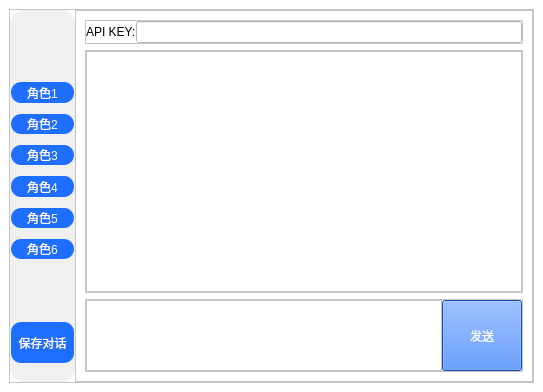
<?xml version="1.0" encoding="UTF-8"?>
<ui version="4.0">
 <class>ChatBot</class>
 <widget class="QMainWindow" name="ChatBot">
  <property name="geometry">
   <rect>
    <x>0</x>
    <y>0</y>
    <width>543</width>
    <height>392</height>
   </rect>
  </property>
  <property name="windowTitle">
   <string>GPT-3.5对话程序</string>
  </property>
  <property name="windowIcon">
   <iconset>
    <normaloff>../2.0/icons8-chatgpt_1.ico</normaloff>../2.0/icons8-chatgpt_1.ico</iconset>
  </property>
  <widget class="QWidget" name="centralwidget">
   <property name="sizePolicy">
    <sizepolicy hsizetype="Expanding" vsizetype="Expanding">
     <horstretch>0</horstretch>
     <verstretch>0</verstretch>
    </sizepolicy>
   </property>
   <property name="styleSheet">
    <string notr="true">QWidget {
background-color: #ffffff;
}
</string>
   </property>
   <layout class="QGridLayout" name="gridLayout">
    <item row="0" column="0">
     <widget class="QFrame" name="main_frame">
      <property name="sizePolicy">
       <sizepolicy hsizetype="Expanding" vsizetype="Expanding">
        <horstretch>1</horstretch>
        <verstretch>0</verstretch>
       </sizepolicy>
      </property>
      <property name="styleSheet">
       <string notr="true">QFrame {
background-color: #ffffff;
}
</string>
      </property>
      <property name="frameShape">
       <enum>QFrame::StyledPanel</enum>
      </property>
      <property name="frameShadow">
       <enum>QFrame::Raised</enum>
      </property>
      <layout class="QHBoxLayout" name="horizontalLayout">
       <property name="spacing">
        <number>0</number>
       </property>
       <property name="leftMargin">
        <number>0</number>
       </property>
       <property name="topMargin">
        <number>0</number>
       </property>
       <property name="rightMargin">
        <number>0</number>
       </property>
       <property name="bottomMargin">
        <number>0</number>
       </property>
       <item>
        <widget class="QFrame" name="button_frame">
         <property name="sizePolicy">
          <sizepolicy hsizetype="Expanding" vsizetype="Expanding">
           <horstretch>2</horstretch>
           <verstretch>0</verstretch>
          </sizepolicy>
         </property>
         <property name="styleSheet">
          <string notr="true">QFrame {
background-color: #f0f0f0;
border-radius: 14px;

}
</string>
         </property>
         <property name="frameShape">
          <enum>QFrame::StyledPanel</enum>
         </property>
         <property name="frameShadow">
          <enum>QFrame::Raised</enum>
         </property>
         <layout class="QVBoxLayout" name="verticalLayout_2">
          <property name="spacing">
           <number>11</number>
          </property>
          <property name="leftMargin">
           <number>1</number>
          </property>
          <property name="topMargin">
           <number>0</number>
          </property>
          <property name="rightMargin">
           <number>1</number>
          </property>
          <property name="bottomMargin">
           <number>19</number>
          </property>
          <item>
           <widget class="QFrame" name="frame_2">
            <property name="sizePolicy">
             <sizepolicy hsizetype="Preferred" vsizetype="Preferred">
              <horstretch>0</horstretch>
              <verstretch>3</verstretch>
             </sizepolicy>
            </property>
            <property name="styleSheet">
             <string notr="true">border-image: url(:/img/ChatGPT_logo.svg.png);</string>
            </property>
            <property name="frameShape">
             <enum>QFrame::StyledPanel</enum>
            </property>
            <property name="frameShadow">
             <enum>QFrame::Raised</enum>
            </property>
            <property name="lineWidth">
             <number>5</number>
            </property>
           </widget>
          </item>
          <item>
           <widget class="QPushButton" name="chButton_1">
            <property name="sizePolicy">
             <sizepolicy hsizetype="Minimum" vsizetype="Expanding">
              <horstretch>0</horstretch>
              <verstretch>1</verstretch>
             </sizepolicy>
            </property>
            <property name="styleSheet">
             <string notr="true">QPushButton {
    background-color: #1e6fff;
    border-radius: 10px;
	font:10pt &quot;Microsoft YaHei UI&quot;;
	color: #ffffff;	
}
QPushButton:hover {
	font:10pt &quot;Microsoft YaHei UI&quot;;
    background-color: #5391ff;
    border-radius: 10px;
	color: #ffffff;	
}
QPushButton:pressed {
	font:10pt &quot;Microsoft YaHei UI&quot;;
    background-color: #1b65eb;
    border-radius: 10px;
	color: #ffffff;	
}</string>
            </property>
            <property name="text">
             <string>角色1</string>
            </property>
           </widget>
          </item>
          <item>
           <widget class="QPushButton" name="chButton_2">
            <property name="sizePolicy">
             <sizepolicy hsizetype="Minimum" vsizetype="Expanding">
              <horstretch>0</horstretch>
              <verstretch>1</verstretch>
             </sizepolicy>
            </property>
            <property name="styleSheet">
             <string notr="true">QPushButton {
    background-color: #1e6fff;
    border-radius: 10px;
	font:10pt &quot;Microsoft YaHei UI&quot;;
	color: #ffffff;	
}
QPushButton:hover {
	font:10pt &quot;Microsoft YaHei UI&quot;;
    background-color: #5391ff;
    border-radius: 10px;
	color: #ffffff;	
}
QPushButton:pressed {
	font:10pt &quot;Microsoft YaHei UI&quot;;
    background-color: #1b65eb;
    border-radius: 10px;
	color: #ffffff;	
}</string>
            </property>
            <property name="text">
             <string>角色2</string>
            </property>
           </widget>
          </item>
          <item>
           <widget class="QPushButton" name="chButton_3">
            <property name="sizePolicy">
             <sizepolicy hsizetype="Minimum" vsizetype="Expanding">
              <horstretch>0</horstretch>
              <verstretch>1</verstretch>
             </sizepolicy>
            </property>
            <property name="styleSheet">
             <string notr="true">QPushButton {
    background-color: #1e6fff;
    border-radius: 10px;
	font:10pt &quot;Microsoft YaHei UI&quot;;
	color: #ffffff;	
}
QPushButton:hover {
	font:10pt &quot;Microsoft YaHei UI&quot;;
    background-color: #5391ff;
    border-radius: 10px;
	color: #ffffff;	
}
QPushButton:pressed {
	font:10pt &quot;Microsoft YaHei UI&quot;;
    background-color: #1b65eb;
    border-radius: 10px;
	color: #ffffff;	
}</string>
            </property>
            <property name="text">
             <string>角色3</string>
            </property>
           </widget>
          </item>
          <item>
           <widget class="QPushButton" name="chButton_4">
            <property name="sizePolicy">
             <sizepolicy hsizetype="Minimum" vsizetype="Expanding">
              <horstretch>0</horstretch>
              <verstretch>1</verstretch>
             </sizepolicy>
            </property>
            <property name="styleSheet">
             <string notr="true">QPushButton {
    background-color: #1e6fff;
    border-radius: 10px;
	font:10pt &quot;Microsoft YaHei UI&quot;;
	color: #ffffff;	
}
QPushButton:hover {
	font:10pt &quot;Microsoft YaHei UI&quot;;
    background-color: #5391ff;
    border-radius: 10px;
	color: #ffffff;	
}
QPushButton:pressed {
	font:10pt &quot;Microsoft YaHei UI&quot;;
    background-color: #1b65eb;
    border-radius: 10px;
	color: #ffffff;	
}</string>
            </property>
            <property name="text">
             <string>角色4</string>
            </property>
           </widget>
          </item>
          <item>
           <widget class="QPushButton" name="chButton_5">
            <property name="sizePolicy">
             <sizepolicy hsizetype="Minimum" vsizetype="Expanding">
              <horstretch>0</horstretch>
              <verstretch>1</verstretch>
             </sizepolicy>
            </property>
            <property name="styleSheet">
             <string notr="true">QPushButton {
    background-color: #1e6fff;
    border-radius: 10px;
	font:10pt &quot;Microsoft YaHei UI&quot;;
	color: #ffffff;	
}
QPushButton:hover {
	font:10pt &quot;Microsoft YaHei UI&quot;;
    background-color: #5391ff;
    border-radius: 10px;
	color: #ffffff;	
}
QPushButton:pressed {
	font:10pt &quot;Microsoft YaHei UI&quot;;
    background-color: #1b65eb;
    border-radius: 10px;
	color: #ffffff;	
}</string>
            </property>
            <property name="text">
             <string>角色5</string>
            </property>
           </widget>
          </item>
          <item>
           <widget class="QPushButton" name="chButton_6">
            <property name="sizePolicy">
             <sizepolicy hsizetype="Minimum" vsizetype="Expanding">
              <horstretch>0</horstretch>
              <verstretch>1</verstretch>
             </sizepolicy>
            </property>
            <property name="styleSheet">
             <string notr="true">QPushButton {
    background-color: #1e6fff;
    border-radius: 10px;
	font:10pt &quot;Microsoft YaHei UI&quot;;
	color: #ffffff;	
}
QPushButton:hover {
	font:10pt &quot;Microsoft YaHei UI&quot;;
    background-color: #5391ff;
    border-radius: 10px;
	color: #ffffff;	
}
QPushButton:pressed {
	font:10pt &quot;Microsoft YaHei UI&quot;;
    background-color: #1b65eb;
    border-radius: 10px;
	color: #ffffff;	
}</string>
            </property>
            <property name="text">
             <string>角色6</string>
            </property>
           </widget>
          </item>
          <item>
           <widget class="QFrame" name="frame">
            <property name="sizePolicy">
             <sizepolicy hsizetype="Preferred" vsizetype="Expanding">
              <horstretch>0</horstretch>
              <verstretch>2</verstretch>
             </sizepolicy>
            </property>
            <property name="frameShape">
             <enum>QFrame::StyledPanel</enum>
            </property>
            <property name="frameShadow">
             <enum>QFrame::Raised</enum>
            </property>
           </widget>
          </item>
          <item>
           <widget class="QPushButton" name="savebutton">
            <property name="sizePolicy">
             <sizepolicy hsizetype="Minimum" vsizetype="Expanding">
              <horstretch>0</horstretch>
              <verstretch>2</verstretch>
             </sizepolicy>
            </property>
            <property name="styleSheet">
             <string notr="true">QPushButton {
	font:12pt &quot;Microsoft YaHei UI&quot;;
    background-color: #1e6fff;
    border-radius: 10px;
	color: #ffffff;	
}
QPushButton:hover {
	font:12pt &quot;Microsoft YaHei UI&quot;;
    background-color: #5391ff;
    border-radius: 10px;
	color: #ffffff;	
}
QPushButton:pressed {
	font:12pt &quot;Microsoft YaHei UI&quot;;
    background-color: #1b65eb;
    border-radius: 10px;
	color: #ffffff;	
}</string>
            </property>
            <property name="text">
             <string>保存对话</string>
            </property>
           </widget>
          </item>
         </layout>
        </widget>
       </item>
       <item>
        <widget class="QFrame" name="right_frame">
         <property name="sizePolicy">
          <sizepolicy hsizetype="Expanding" vsizetype="Expanding">
           <horstretch>14</horstretch>
           <verstretch>0</verstretch>
          </sizepolicy>
         </property>
         <property name="styleSheet">
          <string notr="true">QFrame {
background-color: #ffffff;
}
</string>
         </property>
         <property name="frameShape">
          <enum>QFrame::StyledPanel</enum>
         </property>
         <property name="frameShadow">
          <enum>QFrame::Raised</enum>
         </property>
         <layout class="QVBoxLayout" name="verticalLayout">
          <item>
           <widget class="QFrame" name="top_frame">
            <property name="sizePolicy">
             <sizepolicy hsizetype="Preferred" vsizetype="Expanding">
              <horstretch>0</horstretch>
              <verstretch>1</verstretch>
             </sizepolicy>
            </property>
            <property name="frameShape">
             <enum>QFrame::StyledPanel</enum>
            </property>
            <property name="frameShadow">
             <enum>QFrame::Raised</enum>
            </property>
            <layout class="QGridLayout" name="gridLayout_3">
             <property name="leftMargin">
              <number>0</number>
             </property>
             <property name="topMargin">
              <number>0</number>
             </property>
             <property name="rightMargin">
              <number>0</number>
             </property>
             <property name="bottomMargin">
              <number>0</number>
             </property>
             <property name="spacing">
              <number>0</number>
             </property>
             <item row="0" column="0">
              <widget class="QLabel" name="label">
               <property name="text">
                <string>API KEY:</string>
               </property>
              </widget>
             </item>
             <item row="0" column="1">
              <widget class="QLineEdit" name="apikey_edit"/>
             </item>
            </layout>
           </widget>
          </item>
          <item>
           <widget class="QFrame" name="text_frame">
            <property name="sizePolicy">
             <sizepolicy hsizetype="Preferred" vsizetype="Expanding">
              <horstretch>0</horstretch>
              <verstretch>20</verstretch>
             </sizepolicy>
            </property>
            <property name="frameShape">
             <enum>QFrame::StyledPanel</enum>
            </property>
            <property name="frameShadow">
             <enum>QFrame::Raised</enum>
            </property>
            <layout class="QGridLayout" name="gridLayout_4">
             <property name="leftMargin">
              <number>0</number>
             </property>
             <property name="topMargin">
              <number>0</number>
             </property>
             <property name="rightMargin">
              <number>0</number>
             </property>
             <property name="bottomMargin">
              <number>0</number>
             </property>
             <property name="spacing">
              <number>0</number>
             </property>
             <item row="0" column="0">
              <widget class="QPlainTextEdit" name="plainTextEdit">
               <property name="styleSheet">
                <string notr="true">QPlainTextEdit { 
font:12pt &quot;Microsoft YaHei UI&quot;;
}</string>
               </property>
              </widget>
             </item>
            </layout>
           </widget>
          </item>
          <item>
           <widget class="QFrame" name="entry_frame">
            <property name="sizePolicy">
             <sizepolicy hsizetype="Preferred" vsizetype="Expanding">
              <horstretch>0</horstretch>
              <verstretch>6</verstretch>
             </sizepolicy>
            </property>
            <property name="frameShape">
             <enum>QFrame::StyledPanel</enum>
            </property>
            <property name="frameShadow">
             <enum>QFrame::Raised</enum>
            </property>
            <layout class="QGridLayout" name="gridLayout_2">
             <property name="leftMargin">
              <number>0</number>
             </property>
             <property name="topMargin">
              <number>0</number>
             </property>
             <property name="rightMargin">
              <number>0</number>
             </property>
             <property name="bottomMargin">
              <number>0</number>
             </property>
             <property name="spacing">
              <number>0</number>
             </property>
             <item row="0" column="0">
              <widget class="QTextEdit" name="entey_Edit">
               <property name="sizePolicy">
                <sizepolicy hsizetype="Expanding" vsizetype="Expanding">
                 <horstretch>10</horstretch>
                 <verstretch>0</verstretch>
                </sizepolicy>
               </property>
               <property name="styleSheet">
                <string notr="true">QTextEdit { 
font:12pt &quot;Microsoft YaHei UI&quot;;
}</string>
               </property>
              </widget>
             </item>
             <item row="0" column="1">
              <widget class="QPushButton" name="sendbutton">
               <property name="sizePolicy">
                <sizepolicy hsizetype="Expanding" vsizetype="Expanding">
                 <horstretch>1</horstretch>
                 <verstretch>0</verstretch>
                </sizepolicy>
               </property>
               <property name="styleSheet">
                <string notr="true">QPushButton {
    background-color: #1e6fff;
	font:10pt &quot;Microsoft YaHei UI&quot;;
	color: #ffffff;	

}
QPushButton:hover {
  background-color: #5391ff;
}
QPushButton:pressed {
  background-color: #1b65eb;
}</string>
               </property>
               <property name="text">
                <string>发送</string>
               </property>
              </widget>
             </item>
            </layout>
           </widget>
          </item>
         </layout>
        </widget>
       </item>
      </layout>
     </widget>
    </item>
   </layout>
  </widget>
 </widget>
 <resources>
  <include location="../icon/icon.qrc"/>
 </resources>
 <connections/>
</ui>
